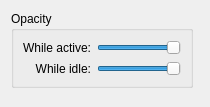
<ui version="4.0" >
 <class>saverConfig</class>
 <widget class="QWidget" name="saverConfig" >
  <property name="geometry" >
   <rect>
    <x>0</x>
    <y>0</y>
    <width>210</width>
    <height>107</height>
   </rect>
  </property>
  <property name="windowTitle" >
   <string>Configure Plasma</string>
  </property>
  <layout class="QFormLayout" name="formLayout" >
   <item row="0" column="0" >
    <widget class="QGroupBox" name="opacityGroup" >
     <property name="title" >
      <string>Opacity</string>
     </property>
     <layout class="QGridLayout" name="gridLayout" >
      <item row="0" column="0" >
       <widget class="QLabel" name="activeLabel" >
        <property name="text" >
         <string>While active:</string>
        </property>
        <property name="alignment" >
         <set>Qt::AlignRight|Qt::AlignTrailing|Qt::AlignVCenter</set>
        </property>
        <property name="buddy" >
         <cstring>activeSlider</cstring>
        </property>
       </widget>
      </item>
      <item row="2" column="0" >
       <widget class="QLabel" name="idleLabel" >
        <property name="text" >
         <string>While idle:</string>
        </property>
        <property name="alignment" >
         <set>Qt::AlignRight|Qt::AlignTrailing|Qt::AlignVCenter</set>
        </property>
        <property name="buddy" >
         <cstring>idleSlider</cstring>
        </property>
       </widget>
      </item>
      <item row="2" column="1" >
       <widget class="QSlider" name="idleSlider" >
        <property name="maximum" >
         <number>10</number>
        </property>
        <property name="singleStep" >
         <number>1</number>
        </property>
        <property name="pageStep" >
         <number>2</number>
        </property>
        <property name="value" >
         <number>10</number>
        </property>
        <property name="orientation" >
         <enum>Qt::Horizontal</enum>
        </property>
       </widget>
      </item>
      <item row="0" column="1" >
       <widget class="QSlider" name="activeSlider" >
        <property name="minimum" >
         <number>1</number>
        </property>
        <property name="maximum" >
         <number>10</number>
        </property>
        <property name="singleStep" >
         <number>1</number>
        </property>
        <property name="pageStep" >
         <number>2</number>
        </property>
        <property name="value" >
         <number>10</number>
        </property>
        <property name="orientation" >
         <enum>Qt::Horizontal</enum>
        </property>
       </widget>
      </item>
     </layout>
    </widget>
   </item>
  </layout>
 </widget>
 <resources/>
 <connections/>
</ui>
